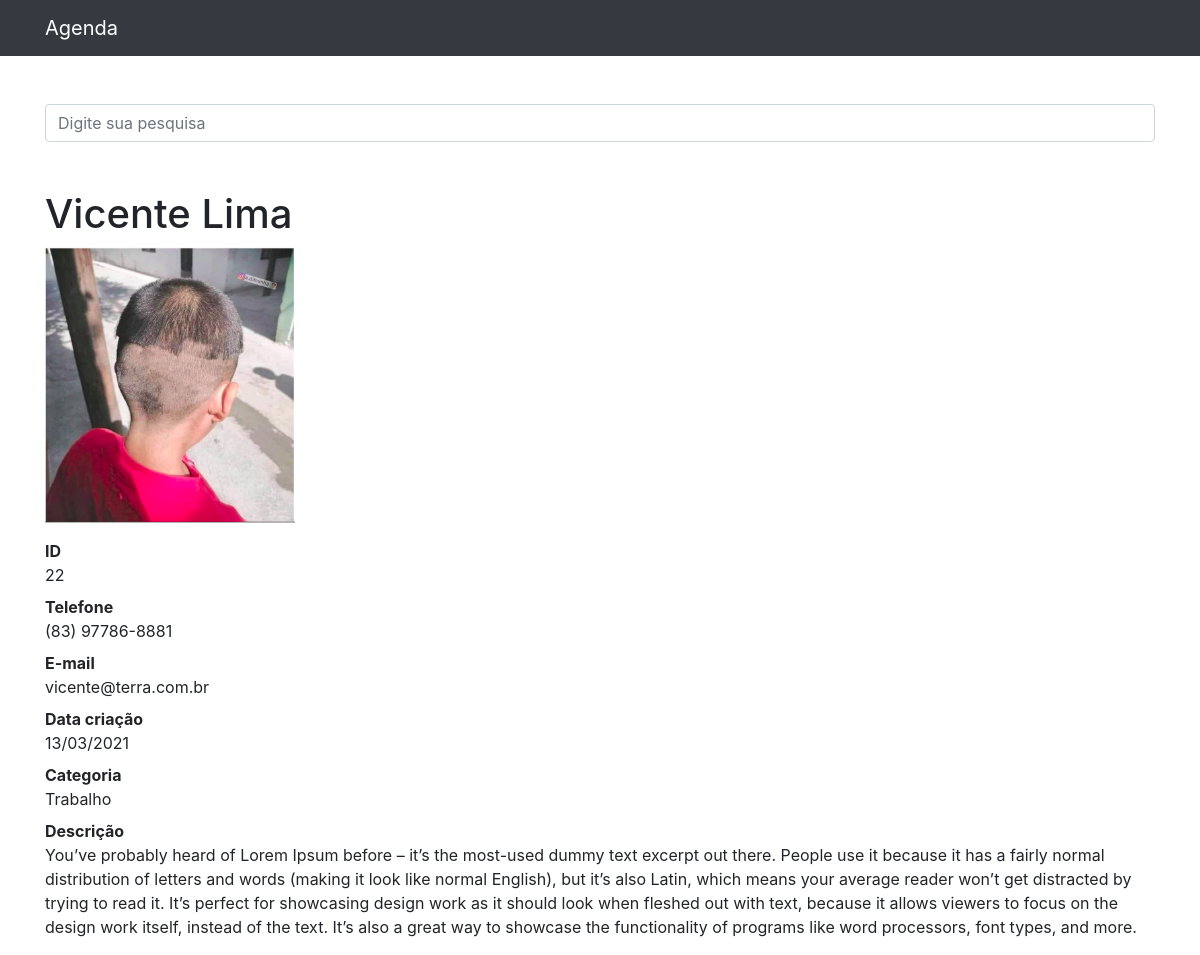
The app's page /22 with its own data.
### contatos/models.py (models this page shows, shortened)
class Contato(models.Model):
    nome = models.CharField(max_length=255)
    sobrenome = models.CharField(max_length=255, blank=True)
    telefone = models.CharField(max_length=255)
    email = models.CharField(max_length=255, blank=True)
    data_criacao = models.DateTimeField(default=timezone.now)
    descricao = models.TextField(blank=True)
    categoria = models.ForeignKey(Categoria, on_delete=models.DO_NOTHING)
    mostrar = models.BooleanField(default=True)
    foto = models.ImageField(blank=True, upload_to='fotos/%Y/%m/')

class Categoria(models.Model):
    nome = models.CharField(max_length=150)
    def __str__(self):
        return self.nome

### contatos/views.py (the view)
# urls.py: path('<int:contato_id>', views.detalhes_contato, name='detalhes_contato'),
def detalhes_contato(request, contato_id):
    contato = get_object_or_404(Contato, id=contato_id)
    if not contato.mostrar:
        raise Http404()
    return render(request, 'contatos/detalhes_contato.html', {
        'contato': contato
    })

### contatos/templates/contatos/detalhes_contato.html (shortened to what this page needs)
{% extends 'base.html' %}
{% block conteudo %}
<h1 class="mt-5">{{ contato.nome }} {{ contato.sobrenome }}</h1>
{% if contato.foto %}
<p>
    <img src="{{ contato.foto.url }}" style="max-width: 250px; height: auto;">
</p>
{% endif %}
<dl>
    <dt>ID</dt>
    <dd>{{ contato.id }}</dd>
    <dt>Telefone</dt>
    <dd>{{ contato.telefone }}</dd>
    <dt>E-mail</dt>
    <dd>{{ contato.email}}</dd>
    <dt>Data criação</dt>
    <dd>{{ contato.data_criacao|date:'d/m/Y' }}</dd>
    <dt>Categoria</dt>
    <dd>{{ contato.categoria }}</dd>
    <dt>Descrição</dt>
    <dd>{{ contato.descricao }}</dd>
</dl>
{% endblock %}

### records on screen
Contato: nome "Vicente", sobrenome "Lima", foto (picture), id "22", telefone "(83) 97786-8881", email "vicente@terra.com.br", data_criacao "13/03/2021", categoria "Trabalho", descricao "You’ve probably heard of Lorem Ipsum before – it’s the most-used dummy text excerpt out there. People use it because it has a fairly normal distribution of letters and words (making it look like normal English), but it’s also Latin, which means your average reader won’t get distracted by trying to read it. It’s perfect for showcasing design work as it should look when fleshed out with text, because it allows viewers to focus on the design work itself, instead of the text. It’s also a great way to showcase the functionality of programs like word processors, font types, and more."
